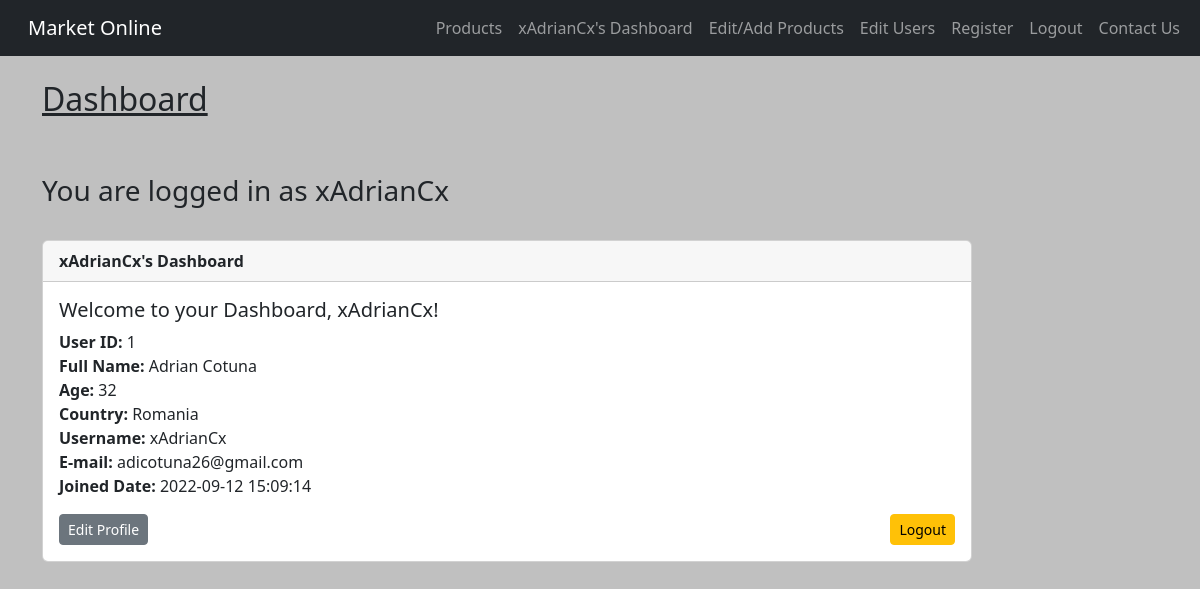
The app's page /dashboard (signed in) with its own data.
### app.py (models this page shows)
class Users(UserMixin, db.Model):
    id = db.Column(db.Integer(), primary_key=True)
    full_name = db.Column(db.String(200))
    age = db.Column(db.Integer())
    location = db.Column(db.String())
    username = db.Column(db.String(15), unique=True)
    password = db.Column(db.String(80))
    email = db.Column(db.String(), unique=True)
    date_added = db.Column(db.String())

### app.py (the view, shortened to what this page needs)
@app.route("/dashboard", methods=["GET", "POST"])
@login_required
def dashboard():
    form = UserEdit()
    id = current_user.id
    to_update = Users.query.get_or_404(id)
    return render_template("dashboard.html",
                           current_user=current_user,
                           to_update=to_update,
                           form=form)

### app.py (called while the page is built)
@login_manager.user_loader
def load_user(user_id):
    return Users.query.get(int(user_id))

### templates/dashboard.html (shortened to what this page needs)
{% extends "base.html" %}
{% block content %}
<div class="col-sm-9 col-sm-9-offset-3 col-md-10 col-md-offset-2 main">
    <h2 class="page-header"><u>Dashboard</u></h2>
    <br/><br/>
    <h3 class="page-header">You are logged in as {{ current_user.username }}</h3>
    <br/>
<div class="card">
  <div class="card-header">
      <strong>{{ current_user.username }}'s Dashboard</strong>
  </div>
  <div class="card-body">
    <h5 class="card-title">Welcome to your Dashboard, {{ current_user.username }}!</h5>
    <p class="card-text"><strong>User ID: </strong>{{ current_user.id}}<br/>
                        <strong>Full Name: </strong>{{ current_user.full_name}}<br/>
                        <strong>Age: </strong>{{ current_user.age}}<br/>
                        <strong>Country: </strong>{{ current_user.location}}<br/>
                        <strong>Username: </strong>{{ current_user.username}}<br/>
                        <strong>E-mail: </strong>{{ current_user.email}}<br/>
                        <strong>Joined Date: </strong>{{ current_user.date_added}}<br/></p>
      <button type="button" class="btn btn-original btn-secondary btn-sm" data-bs-toggle="collapse" data-bs-target="#Edit">Edit Profile</button>
    <a href="{{ url_for('logout') }}" class="btn btn-right btn-warning btn-sm">Logout</a>
  </div>
</div>
</div>
<br/><br/>
<br/><br/>
{% endblock %}

### templates/navbar.html (shortened to what this page needs)
<nav class="navbar navbar-expand-lg navbar-dark bg-dark">
  <div class="container-fluid">
    <a class="navbar-brand" href="{{ url_for('index') }}">Market Online</a>
    <div class="collapse navbar-collapse" id="navbarSupportedContent">
      <ul class="navbar-nav me-auto mb-2 mb-lg-0">
        {% if current_user.is_authenticated %}
        {% if current_user.id in [1, 3] %}
          <li class="nav-item">
            <a class="nav-link" href="{{ url_for('user_products') }}">Products</a>
          </li>
          <li class="nav-item">
            <a class="nav-link" href="{{ url_for('dashboard') }}">{{ current_user.username }}'s Dashboard</a>
          </li>
          <li class="nav-item">
            <a class="nav-link" href="{{ url_for('admin_products') }}">Edit/Add Products</a>
          </li>
          <li class="nav-item">
            <a class="nav-link" href="{{ url_for('admin') }}">Edit Users</a>
          </li>
          <li class="nav-item">
          <a class="nav-link" href="{{ url_for('signup') }}">Register</a>
          </li>
          <li class="nav-item">
            <a class="nav-link" href="{{ url_for('logout') }}">Logout</a>
          </li>
          <li class="nav-item">
            <a class="nav-link" href="{{ url_for('contact_us') }}">Contact Us</a>
          </li>
        {% endif %}
        {% endif %}
      </ul>
    </div>
  </div>
</nav>

### static/css/style.css (style rules this page uses)
body { background: silver; }
.btn-right { float: right; }

### records on screen
Users: username "xAdrianCx", id "1", full_name "Adrian Cotuna", age "32", location "Romania", email "adicotuna26@gmail.com", date_added "2022-09-12 15:09:14"
